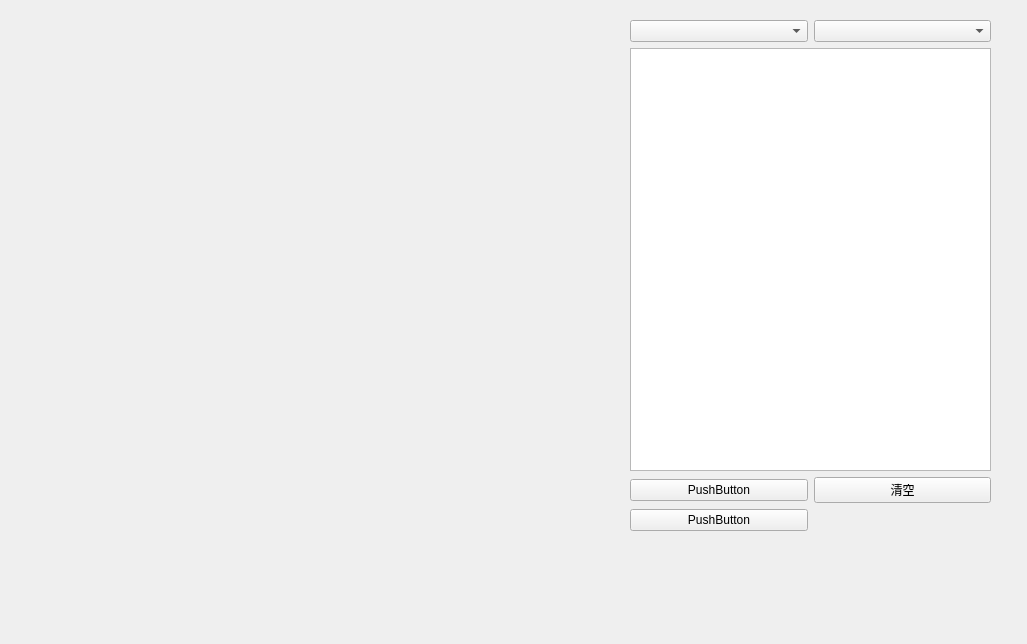
<?xml version="1.0" encoding="UTF-8"?>
<ui version="4.0">
 <class>gobangMainWidget</class>
 <widget class="QWidget" name="gobangMainWidget">
  <property name="geometry">
   <rect>
    <x>0</x>
    <y>0</y>
    <width>1027</width>
    <height>644</height>
   </rect>
  </property>
  <property name="minimumSize">
   <size>
    <width>450</width>
    <height>450</height>
   </size>
  </property>
  <property name="windowTitle">
   <string>Form</string>
  </property>
  <widget class="QWidget" name="widget" native="true">
   <property name="geometry">
    <rect>
     <x>630</x>
     <y>20</y>
     <width>361</width>
     <height>511</height>
    </rect>
   </property>
   <layout class="QHBoxLayout" name="horizontalLayout_2">
    <item>
     <layout class="QGridLayout" name="gridLayout">
      <item row="0" column="1">
       <widget class="QComboBox" name="comboBox_2"/>
      </item>
      <item row="1" column="0" colspan="2">
       <widget class="QTextEdit" name="textEdit"/>
      </item>
      <item row="0" column="0">
       <widget class="QComboBox" name="comboBox"/>
      </item>
      <item row="3" column="0">
       <widget class="QPushButton" name="pushButton">
        <property name="text">
         <string>PushButton</string>
        </property>
       </widget>
      </item>
      <item row="2" column="1">
       <widget class="QPushButton" name="clearBtn">
        <property name="text">
         <string>清空</string>
        </property>
       </widget>
      </item>
      <item row="2" column="0">
       <widget class="QPushButton" name="pushButton_4">
        <property name="text">
         <string>PushButton</string>
        </property>
       </widget>
      </item>
     </layout>
    </item>
   </layout>
  </widget>
  <widget class="BoardWidget" name="boardWidget">
   <property name="geometry">
    <rect>
     <x>10</x>
     <y>10</y>
     <width>610</width>
     <height>610</height>
    </rect>
   </property>
   <property name="sizePolicy">
    <sizepolicy hsizetype="Fixed" vsizetype="Fixed">
     <horstretch>0</horstretch>
     <verstretch>0</verstretch>
    </sizepolicy>
   </property>
   <property name="styleSheet">
    <string notr="true">border-image:url(:/background/gobang.gif)</string>
   </property>
   <property name="text">
    <string/>
   </property>
  </widget>
 </widget>
 <customwidgets>
  <customwidget>
   <class>BoardWidget</class>
   <extends>QLabel</extends>
   <header>boardWidget.h</header>
  </customwidget>
 </customwidgets>
 <resources>
  <include location="img.qrc"/>
 </resources>
 <connections/>
</ui>
